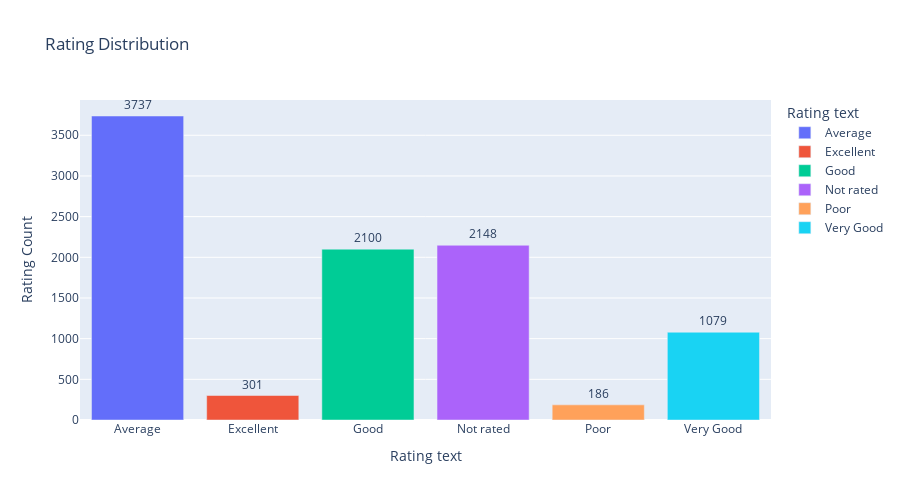

Notebook source saved alongside this figure:
### Code cell
fig=ps.bar(ratings2,x='Rating text',y='Rating Count',title='Rating Distribution',color='Rating text',text='Rating Count')
fig.update_traces(textposition='outside')
fig.update_layout(autosize=True,height=500)
fig.show()

### Figure 1 — Plotly figure (JSON) as saved in the notebook; plotly's stock layout.template omitted (floating-point values rounded to 4 significant figures)
{"data": [{"alignmentgroup": "True", "hovertemplate": "Rating text=%{x}<br>Rating Count=%{text}<extra></extra>", "legendgroup": "Average", "marker": {"color": "#636efa", "pattern": {"shape": ""}}, "name": "Average", "offsetgroup": "Average", "orientation": "v", "showlegend": true, "text": [3737], "textposition": "outside", "type": "bar", "x": ["Average"], "xaxis": "x", "y": [3737], "yaxis": "y"}, {"alignmentgroup": "True", "hovertemplate": "Rating text=%{x}<br>Rating Count=%{text}<extra></extra>", "legendgroup": "Excellent", "marker": {"color": "#EF553B", "pattern": {"shape": ""}}, "name": "Excellent", "offsetgroup": "Excellent", "orientation": "v", "showlegend": true, "text": [301], "textposition": "outside", "type": "bar", "x": ["Excellent"], "xaxis": "x", "y": [301], "yaxis": "y"}, {"alignmentgroup": "True", "hovertemplate": "Rating text=%{x}<br>Rating Count=%{text}<extra></extra>", "legendgroup": "Good", "marker": {"color": "#00cc96", "pattern": {"shape": ""}}, "name": "Good", "offsetgroup": "Good", "orientation": "v", "showlegend": true, "text": [2100], "textposition": "outside", "type": "bar", "x": ["Good"], "xaxis": "x", "y": [2100], "yaxis": "y"}, {"alignmentgroup": "True", "hovertemplate": "Rating text=%{x}<br>Rating Count=%{text}<extra></extra>", "legendgroup": "Not rated", "marker": {"color": "#ab63fa", "pattern": {"shape": ""}}, "name": "Not rated", "offsetgroup": "Not rated", "orientation": "v", "showlegend": true, "text": [2148], "textposition": "outside", "type": "bar", "x": ["Not rated"], "xaxis": "x", "y": [2148], "yaxis": "y"}, {"alignmentgroup": "True", "hovertemplate": "Rating text=%{x}<br>Rating Count=%{text}<extra></extra>", "legendgroup": "Poor", "marker": {"color": "#FFA15A", "pattern": {"shape": ""}}, "name": "Poor", "offsetgroup": "Poor", "orientation": "v", "showlegend": true, "text": [186], "textposition": "outside", "type": "bar", "x": ["Poor"], "xaxis": "x", "y": [186], "yaxis": "y"}, {"alignmentgroup": "True", "hovertemplate": "Rating text=%{x}<br>Rating Count=%{text}<extra></extra>", "legendgroup": "Very Good", "marker": {"color": "#19d3f3", "pattern": {"shape": ""}}, "name": "Very Good", "offsetgroup": "Very Good", "orientation": "v", "showlegend": true, "text": [1079], "textposition": "outside", "type": "bar", "x": ["Very Good"], "xaxis": "x", "y": [1079], "yaxis": "y"}], "layout": {"autosize": true, "barmode": "relative", "height": 500, "legend": {"title": {"text": "Rating text"}, "tracegroupgap": 0}, "title": {"text": "Rating Distribution"}, "xaxis": {"anchor": "y", "categoryarray": ["Average", "Excellent", "Good", "Not rated", "Poor", "Very Good"], "categoryorder": "array", "domain": [0, 1], "title": {"text": "Rating text"}}, "yaxis": {"anchor": "x", "domain": [0, 1], "title": {"text": "Rating Count"}}}}
